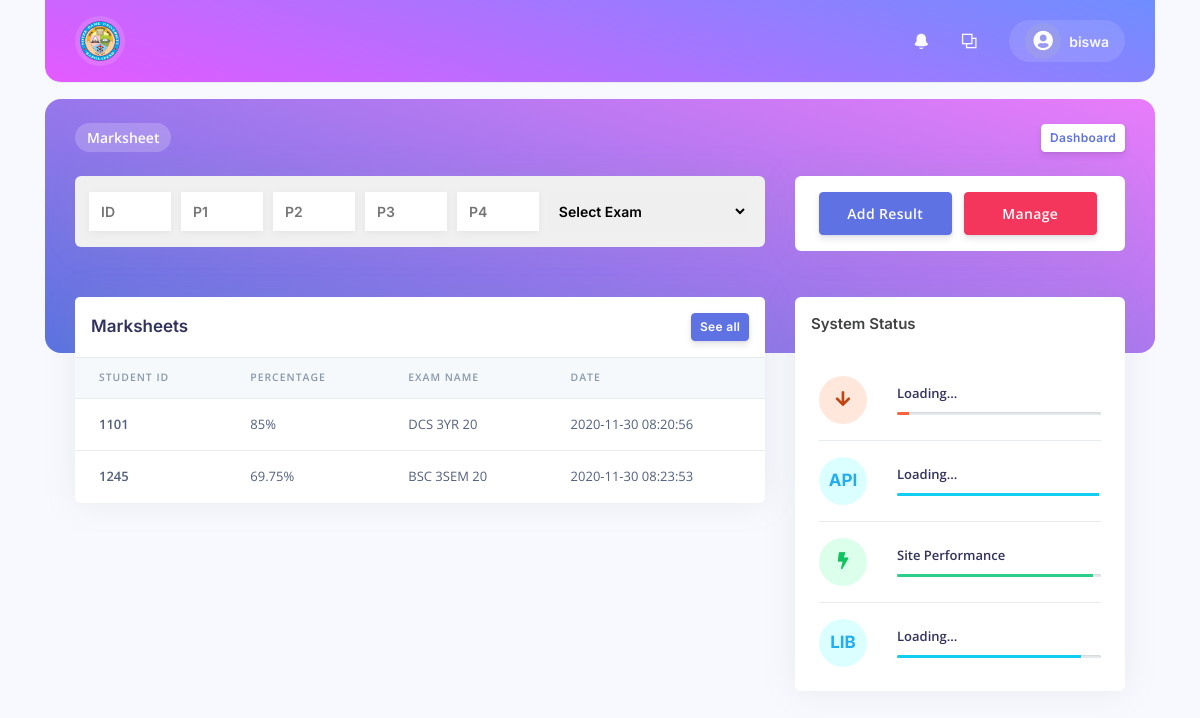
Screenshot of /add/marksheet.php (signed in) with the database file from the repository.
### tables this page shows
CREATE TABLE `result` (
  `id` int(60) UNSIGNED NOT NULL,
  `s_name` varchar(50) NOT NULL,
  `exam` varchar(50) NOT NULL,
  `p1` varchar(50) NOT NULL,
  `p2` varchar(50) NOT NULL,
  `p3` varchar(50) NOT NULL,
  `p4` varchar(50) NOT NULL,
  `marks` int(50) NOT NULL,
  `percentage` float NOT NULL,
  `reg_date` timestamp NOT NULL DEFAULT CURRENT_TIMESTAMP ON UPDATE CURRENT_TIMESTAMP
);

### session.php (called while the page is built, shortened)
<?php
   include('init.php');
   $user_check = $_SESSION['login_user'];
   $sqlConnect = "SELECT username FROM admin WHERE username='$user_check'";
   $ses_sql = mysqli_query($conn,$sqlConnect);
   $row = mysqli_fetch_array($ses_sql);
   $login_session = $row['username'];
?>

### add/marksheet.php (the view, shortened to what this page needs)
<?php
include('../functions.php');
include('style.php');
include('../session.php');
include("../init.php");
?>
<!DOCTYPE html>
<html>
 <head>
 </head>
 <body>
     <div class="container">
   <div class="main-content" id="panel">
     <nav class="navbar navbar-top navbar-expand navbar-dark bg-primary border-bottom">
       <div class="container-fluid">
         <div class="collapse navbar-collapse" id="navbarSupportedContent">
           <a class="navbarbrand" href="https://ndub.edu.bd/">
            <img src="../assets/img/mb.png" width="30" height="30" alt="">
          </a>
           <ul class="navbar-nav align-items-center ml-md-auto">
           </ul>
           <ul class="navbar-nav align-items-center ml-auto ml-md-0">
             <li class="nav-item dropdown">
               <a class="nav-link pr-0" href="#" role="button" data-toggle="dropdown" aria-haspopup="true" aria-expanded="false">
                 <div class="media align-items-center">
                   <span class="avatar avatar-sm rounded-circle">
                   <?php if(empty($user_logo)){
                       echo '<i class="fas fa-user-circle"></i>';
                     }else{
                       echo '<img alt="User" src="'.$user_logo.'">';
                     }
                     ?>
                   </span>
                   <div class="media-body ml-2 d-none d-lg-block">
                     <span class="mb-0 text-sm  font-weight-bold"><?php echo $login_session; ?></span>
                   </div>
                 </div>
               </a>
             </li>
           </ul>
         </div>
       </div>
     </nav>
     <div class="header bg-primary pb-6">
       <div class="container-fluid">
         <div class="header-body">
           <div class="row align-items-center py-4">
             <div class="col-lg-6 col-7">
               <h6 class="h2 text-white d-inline-block mb-0">Marksheet</h6>
             </div>
             <div class="col-lg-6 col-5 text-right">
               <a href="../dashboard" class="btn btn-sm btn-neutral">Dashboard</a>
             </div>
           </div>
         <form action="" method="post">
           <div class="row">
             <div class="col-xl-8 col-md-6">
               <div class="card card-stats st-card">
                 <div class="card-body">
                   <div class="row" id="result">
                     <input type="number" name="rno" placeholder="ID"
                     data-toggle="tooltip" data-placement="top" title="Enter Student ID" required>
                     <input type="number" name="p1" placeholder="P1"
                     data-toggle="tooltip" data-placement="top" title="Paper 1 Marks" required>
                     <input type="number" name="p2" placeholder="P2"
                     data-toggle="tooltip" data-placement="top" title="Paper 2 Marks" required>
                     <input type="number" name="p3" placeholder="P3"
                     data-toggle="tooltip" data-placement="top" title="Paper 3 Marks"  required>
                     <input type="number" name="p4" placeholder="P4"
                     data-toggle="tooltip" data-placement="top" title="Paper 4 Marks"  required>
                     <?php
                        echo '<select name="class_name">';
                        echo '<option selected disabled>Select Exam</option>';
                    echo'</select>'
                ?>
                   </div>
                 </div>
               </div>
             </div>
             <div class="col-xl-4 col-md-6">
               <div class="card card-stats">
                 <div class="card-body">
                     <button type="submit" class="btn btn-primary wd-100">Add Result</button>
                     <button type="button" onclick="window.loction.replace('../manage/marksheet')" class="btn btn-danger wd-100">Manage</button>
                 </div>
               </div>
             </div>
           </div>
         </div>
       </div>
     </div>
     <div class="container-fluid mt--6">
     <div class="row">
        <div class="col-xl-8">
          <div class="card">
            <div class="card-header border-0">
              <div class="row align-items-center">
                <div class="col">
                  <h3 class="mb-0">Marksheets</h3>
                </div>
                <div class="col text-right">
                  <a href="#!" class="btn btn-sm btn-primary">See all</a>
                </div>
              </div>
            </div>
            <div class="table-responsive">
              <?php
               $sql = "SELECT `id`, `percentage`, `exam`, `reg_date` FROM `result`";
               $result = mysqli_query($conn, $sql);
               if (mysqli_num_rows($result) > 0) {
                  echo '<table class="table align-items-center table-flush">
                  <thead class="thead-light">
                    <tr>
                      <th scope="col">Student ID</th>
                      <th scope="col">Percentage</th>
                      <th scope="col">Exam Name</th>
                      <th scope="col">Date</th>
                    </tr>
                  </thead>
                  <tbody>';
                   while($row = mysqli_fetch_array($result))
                     {
                       echo '<tr>
                       <th scope="row">
                         '.$row['id'].'
                       </th>
                       <td>
                         '.$row['percentage'].'%
                       </td>
                       <td>
                         '.$row['exam'].'
                       </td>
                       <td>
                          '.$row['reg_date'].'
                       </td>
                     </tr>';
                     }
                   echo "</tbody>
                   </table>";
               } else {
                   echo "<p class='null'>No Result Exists!</p>";
               }
              ?>
            </div>
          </div>
        </div>
      </div>
 </body>
 </html>

### assets/css/dashui.css (style rules this page uses)
:root { --font-family: "Inter"; }
p, a, h1, h2, h3, span { font-family: var(--font-family) !important; }
.card.card-stats.st-card { background: #f0f0f0; }
.st-card input[type="text"] , .st-card input[type="number"] { padding: 9px 12px; outline: none; font-size: 14px; font-weight: 600; margin: 0 5px; font-family: var(--font-family); background: #fff; border: none; box-shadow: 0px 2px 8px rgba(0, 0, 0, 0.05); }
.st-card select { width: 30%; border: none; font-size: 14px; font-weight: 600; font-family: var(--font-family); padding: 8px; margin-left: 3px; }
.header.bg-primary.pb-6 { margin: 16px 0; border-radius: 1rem; background: linear-gradient(17deg, #5a73e0, #e97cfa) !important; }
.media.align-items-center { background: #ffffff1c !important; padding: 3px 16px !important; border-radius: 30px; }
nav.navbar.navbar-top.navbar-expand.navbar-dark.bg-primary.border-bottom { margin: 0 ; border-radius: 0 0 1rem 1rem; background: linear-gradient(17deg, #e45aff, #708dff 99%) !important; }
h6.h2.text-white.d-inline-block.mb-0 { padding: 4px 12px; background: #fff3; border-radius: 30px; font-size: 14px; }
a.navbarbrand img { height: 50px; width: 50px; border: 5px solid #ffffff21; border-radius: 100px; }
button.btn.btn-danger.wd-100, button.btn.btn-primary.wd-100 { width: 47% !important; }
#result input[type="number"] { width: 12.2%; }
i.fas.fa-user-circle { font-size: 20px; color: #fff; }

### rows the page displays
result: id "1101", percentage "85", exam "DCS 3YR 20", reg_date "2020-11-30 08:20:56"
result: id "1245", percentage "69.75", exam "BSC 3SEM 20", reg_date "2020-11-30 08:23:53"

### other values shown
$login_session "biswa"
